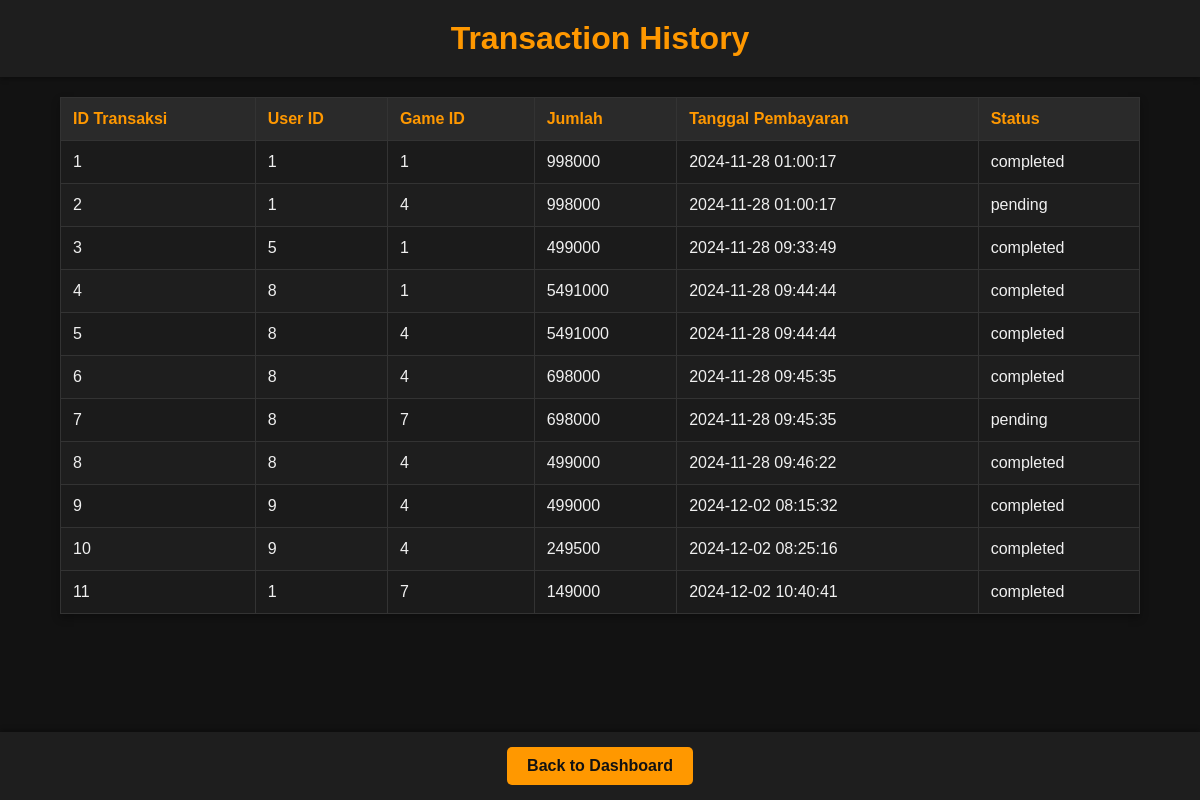
The app's page /transaction_history_admin.php (signed in), older data.
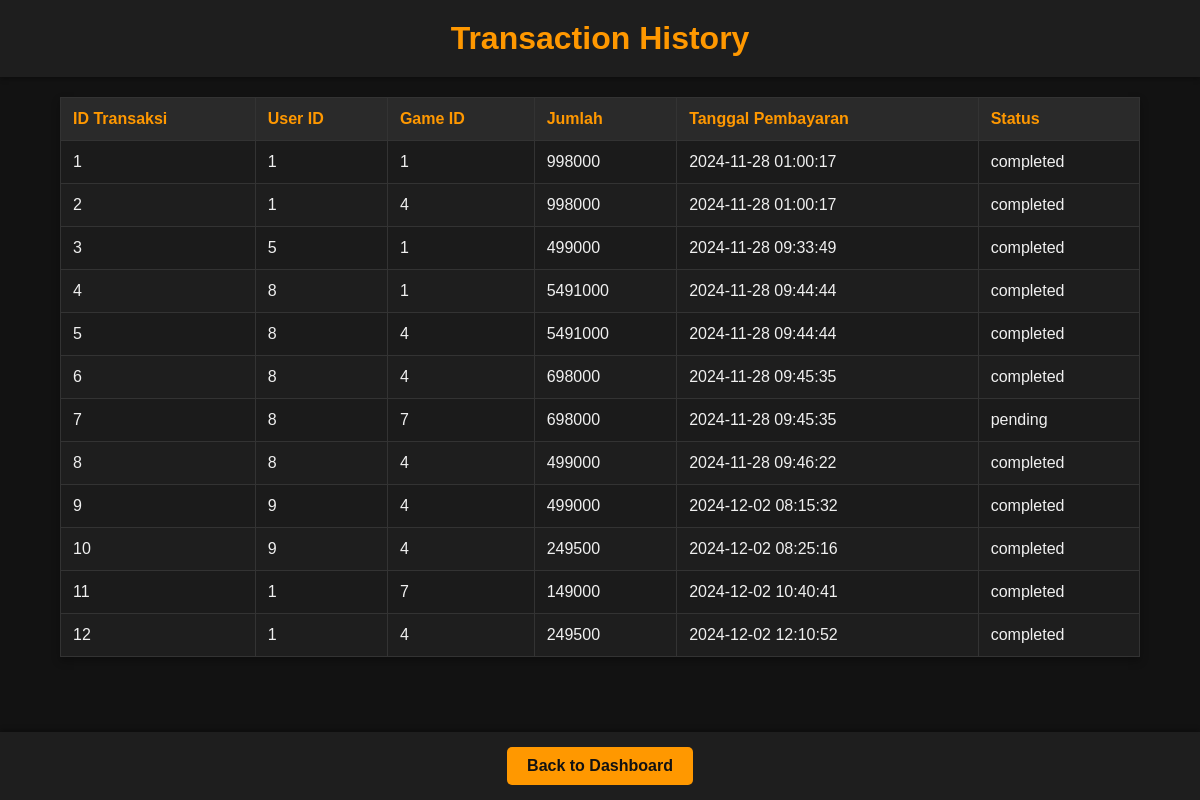
The same page, newer data.
### tables this page shows
CREATE TABLE `transactions` (
  `id` int(11) NOT NULL,
  `user_id` int(11) NOT NULL,
  `game_id` int(11) NOT NULL,
  `amount` int(11) NOT NULL,
  `payment_method` varchar(50) NOT NULL,
  `status` varchar(50) NOT NULL,
  `total_amount` decimal(10,2) NOT NULL,
  `transaction_date` timestamp NOT NULL DEFAULT current_timestamp()
);

### transaction_history_admin.php (the view, shortened to what this page needs)
<?php
require 'koneksi.php';
$query_transactions = "SELECT * FROM transactions";
$transactions_result = $conn->query($query_transactions);
?>
<!DOCTYPE html>
<html lang="en">
<head>
    <link rel="stylesheet" href="transaction_history.css">
</head>
<body>
<header>
    <h1>Transaction History</h1>
</header>
<mai    n>
    <table>
        <tr>
            <th>ID Transaksi</th>
            <th>User ID</th>
            <th>Game ID</th>
            <th>Jumlah</th>
            <th>Tanggal Pembayaran</th>
            <th>Status</th>
        </tr>
        <?php while ($transaction = $transactions_result->fetch_assoc()) { ?>
            <tr>
                <td><?php echo $transaction['id']; ?></td>
                <td><?php echo $transaction['user_id']; ?></td>
                <td><?php echo $transaction['game_id']; ?></td>
                <td><?php echo $transaction['amount']; ?></td>
                <td><?php echo $transaction['transaction_date']; ?></td>
                <td><?php echo $transaction['status']; ?></td>
            </tr>
        <?php } ?>
    </table>
<footer>
    <a href="admin_dashboard.php" class="btn">Back to Dashboard</a>
</footer>
</body>
</html>

Row changes from the older to the newer data that the page shows:
changed transactions id 2: status "pending" → "completed"
added transactions: id "12", user "1", game "4", amount "249500", transaction_date "2024-12-02 12:10:52", status "completed"
